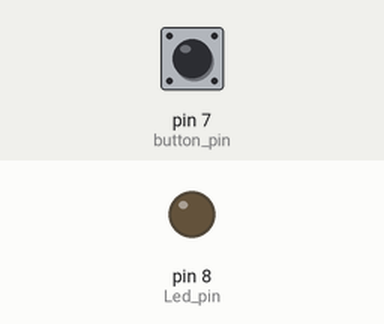
A sketch run on a simulated Arduino Uno, built with avr-gcc and run on an emulated ATmega328P. Shown: output pins drawn as LEDs (lit = HIGH). The test bench sets the inputs (shaded band); at power-on: pin 7 (button_pin) LOW.

Above: at 1.2 s.
1.3 s: pin 7 (button_pin) pulled HIGH for 0.15 s
At 1.37 s:
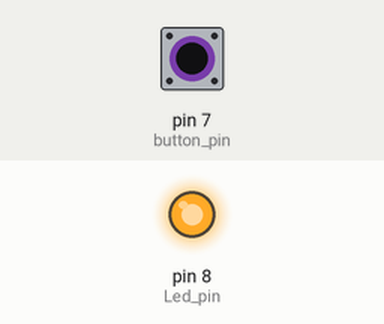
2.9 s: pin 7 (button_pin) pulled HIGH for 3.2 s
At 6.7 s:
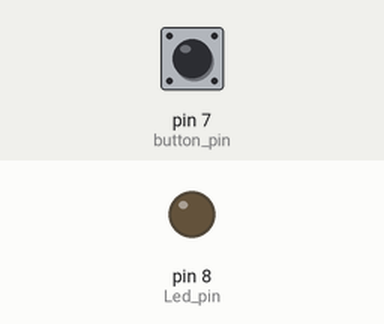
Timing chart, 0 to 8.2 s (numbered marks = the images above; inputs shaded):
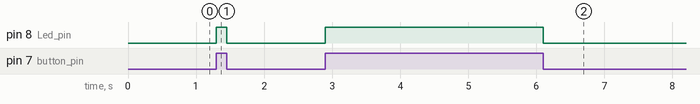

The sketch:

blinking_led.ino
```cpp
int Led_pin = 8;
int button_pin = 7;
void setup()
{
  pinMode(Led_pin, OUTPUT);
  pinMode(button_pin, INPUT);
}

void loop()
{
  if (digitalRead(button_pin) == HIGH)
  {	digitalWrite(Led_pin,HIGH);
  }
  else
  {	digitalWrite(Led_pin,LOW);}

}
```

Measured:
- after the input at 1.3 s, pin 8 (Led_pin): LOW → HIGH at once, → LOW 0.15 s later
- after the input at 2.9 s, pin 8 (Led_pin): LOW → HIGH at once, → LOW 3.2 s later
